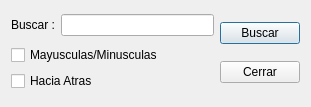
<?xml version="1.0" encoding="UTF-8"?>
<ui version="4.0">
 <class>DBuscar</class>
 <widget class="QDialog" name="DBuscar">
  <property name="geometry">
   <rect>
    <x>0</x>
    <y>0</y>
    <width>311</width>
    <height>107</height>
   </rect>
  </property>
  <property name="sizePolicy">
   <sizepolicy hsizetype="Fixed" vsizetype="Fixed">
    <horstretch>0</horstretch>
    <verstretch>0</verstretch>
   </sizepolicy>
  </property>
  <property name="windowTitle">
   <string>Dialog</string>
  </property>
  <layout class="QHBoxLayout" name="horizontalLayout_2">
   <item>
    <layout class="QVBoxLayout" name="verticalLayout_3">
     <item>
      <layout class="QHBoxLayout" name="horizontalLayout">
       <item>
        <widget class="QLabel" name="label">
         <property name="text">
          <string>Buscar :</string>
         </property>
        </widget>
       </item>
       <item>
        <widget class="QLineEdit" name="leBuscar"/>
       </item>
      </layout>
     </item>
     <item>
      <layout class="QVBoxLayout" name="verticalLayout">
       <item>
        <widget class="QCheckBox" name="chMayusculas">
         <property name="text">
          <string>Mayusculas/Minusculas</string>
         </property>
        </widget>
       </item>
       <item>
        <widget class="QCheckBox" name="chAtras">
         <property name="text">
          <string>Hacia Atras</string>
         </property>
        </widget>
       </item>
      </layout>
     </item>
    </layout>
   </item>
   <item>
    <layout class="QVBoxLayout" name="verticalLayout_2">
     <item>
      <widget class="QPushButton" name="btBuscar">
       <property name="text">
        <string>Buscar</string>
       </property>
      </widget>
     </item>
     <item>
      <widget class="QPushButton" name="btCerrar">
       <property name="text">
        <string>Cerrar</string>
       </property>
      </widget>
     </item>
    </layout>
   </item>
  </layout>
 </widget>
 <resources/>
 <connections/>
</ui>
